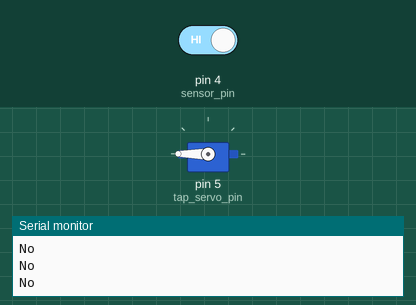
This sketch was run on a simulated Arduino Uno, built with avr-gcc and run on an emulated ATmega328P. On the bench: servo, the last lines printed to the serial monitor. Inputs (shaded band) come from the test bench; at power-on: pin 4 (sensor_pin) HIGH.

Above: at 1.8 s.
1.9 s: pin 4 (sensor_pin) driven LOW
At 3.2 s:
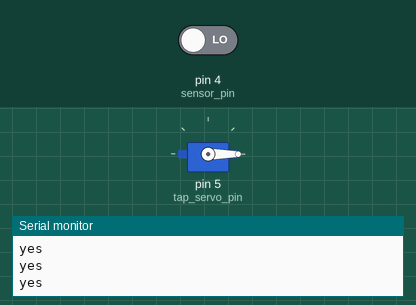
3.5 s: pin 4 (sensor_pin) driven HIGH
At 4.5 s:
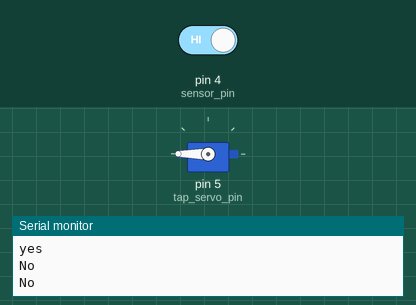
Timing chart, 0 to 6.5 s (numbered marks = the images above; inputs shaded):
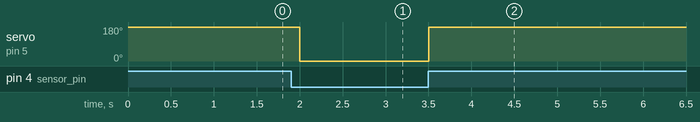

Measured:
- after the input at 1.9 s, servo on pin 5 (tap_servo_pin): 180° → 0° after 0.10 s
- after the input at 3.5 s, servo on pin 5 (tap_servo_pin): 0° → 180° at once

The sketch:

inductiveservo.ino
```cpp
#include <Servo.h>

Servo tap_servo;

int sensor_pin = 4;
int tap_servo_pin =5;


void setup(){
  pinMode(sensor_pin,INPUT);
  tap_servo.attach(tap_servo_pin);
  Serial.begin(9600);

}

void loop(){
  int val = digitalRead(sensor_pin);

  if (val==LOW)
  {
    tap_servo.write(0);
    Serial.println("yes");
    delay(500);
  }
 else
  {
    tap_servo.write(180);
    Serial.println("No");
    delay(500);
    }
}
```
